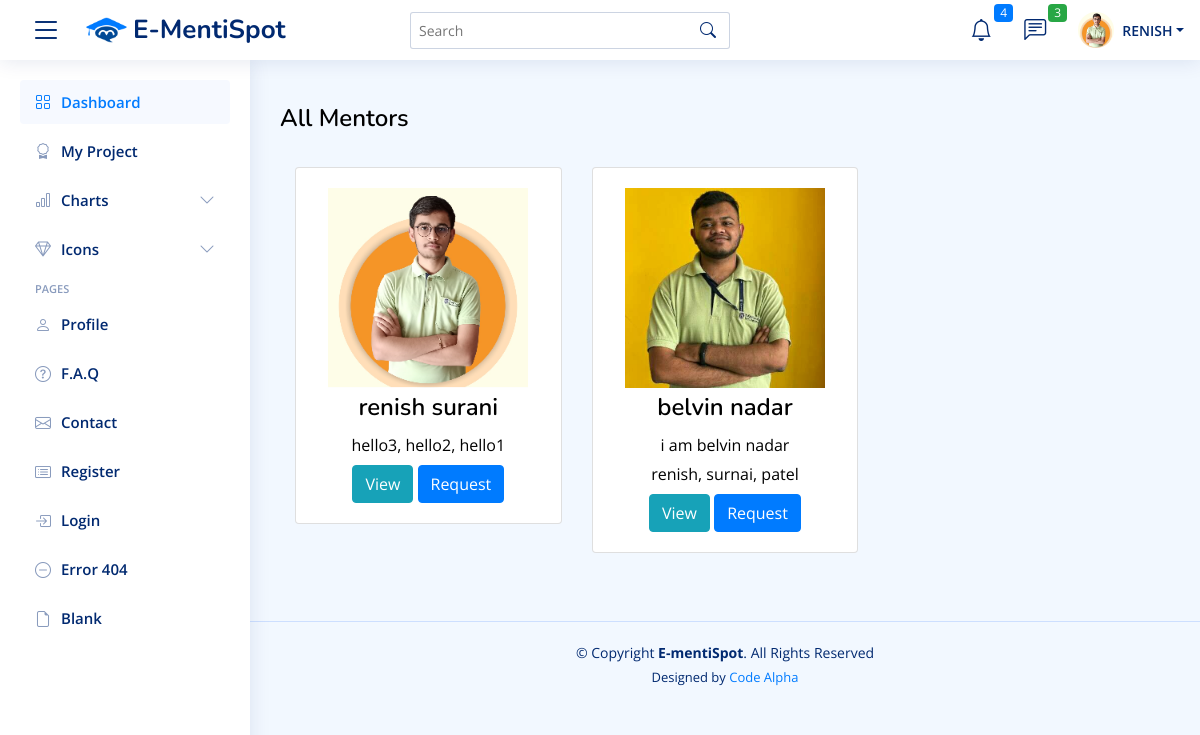
The page /view_mentor.php (signed in) on the database its author committed.
### tables this page shows
CREATE TABLE IF NOT EXISTS `register` (
  `id` int(11) NOT NULL AUTO_INCREMENT,
  `first_name` varchar(255) NOT NULL,
  `last_name` varchar(255) NOT NULL,
  `email` varchar(255) NOT NULL,
  `password` varchar(255) NOT NULL,
  `post` varchar(50) DEFAULT 'none',
  `about` varchar(1000) DEFAULT NULL,
  `twitter_link` varchar(100) NOT NULL DEFAULT '#',
  `facebook_link` varchar(100) NOT NULL DEFAULT '#',
  `instagram_link` varchar(100) DEFAULT '#',
  `linkedin_link` varchar(100) NOT NULL DEFAULT '#',
  `university_id` int(11) NOT NULL DEFAULT 0,
  `p_no` varchar(15) DEFAULT NULL,
  `a_line1` varchar(100) DEFAULT NULL,
  `a_line2` varchar(100) DEFAULT NULL,
  `a_city` varchar(100) DEFAULT NULL,
  `a_pin` varchar(100) DEFAULT NULL,
  `a_district` varchar(100) DEFAULT NULL,
  `a_state` varchar(100) DEFAULT NULL,
  `profile_img` varchar(100) DEFAULT NULL,
  PRIMARY KEY (`id`),
  UNIQUE KEY `email` (`email`)
);

### view_mentor.php (the view, shortened to what this page needs)
<?php session_start();
include('./setting/dbconnection.php');
$id = $_SESSION['user_id'];
$sql1 = "SELECT * FROM register WHERE id = $id";
$result1 = $conn->query($sql1);
$row = $result1->fetch_assoc();
$m_sql = "SELECT * FROM register WHERE post = 'Mentor'";
$m_result = $conn->query($m_sql);
?>
<!DOCTYPE html>
<html lang="en">
<head>
    <?php
    include("./include/head.php");
    ?>
</head>
<body>
    <?php
    include("./include/header.php");
    ?>
    <?php
    include("./include/sidebar.php");
    ?>
    <main id="main" class="main">
        <div class="pagetitle">
            <h1>All Mentors</h1>
        </div>
        <section id="team" class="pb-5">
            <div class="container">
                <div class="row">
                    <?php
                    while ($m_row = $m_result->fetch_assoc()) {
                    ?>
                        <div class="col-xs-12 col-sm-6 col-md-4 mt-4">
                            <div class="image-flip">
                                <div class="mainflip flip-0">
                                    <div class="frontside">
                                        <div class="card">
                                            <div class="card-body text-center">
                                                <p><img class="img-fluid" src="<?php if ($m_row['profile_img'] == NULL) {
                                                                                    echo "./assets/img/default-profile-pic.jpg";
                                                                                } else {
                                                                                    echo "assets/profile_pic/" . $m_row['profile_img'];
                                                                                } ?>" style="height: 200px; width: 200;" alt="card image"></p>
                                                <h4 class="card-title"><?php echo $m_row['first_name'] . ' ' . $m_row['last_name']; ?></h4>
                                                <?php
                                                $u_id = $m_row['id'];
                                                $skills = "SELECT * FROM skills WHERE user_id = $u_id";
                                                $result = $conn->query($skills);
                                                $skill_list = '';
                                                while ($row1 = $result->fetch_assoc()) {
                                                    $skill_list = $skill_list . ', ' . $row1['skill'];
                                                }
                                                $skill_list = substr($skill_list, 1, strlen($skill_list));
                                                ?>
                                                <p class="card-text"><?php echo $m_row['about']; ?></p>
                                                <p class="card-text mb-2"><?php echo $skill_list; ?></p>
                                                <button type='button' class='btn btn-info' name='doInsert'>View</button>
                                                <a href="./php/controll.php?pi=<?php echo $_GET['pi'].'&'.'mi='.$m_row['id']?>"><button type='submit' class='btn btn-primary' name='request_mentor'>Request</button></a>
                                            </div>
                                        </div>
                                    </div>
                                </div>
                            </div>
                        </div>
                    <?php
                    }
                    ?>
                </div>
            </div>
        </section>
    </main>
    <?php
    include("./include/footer.php");
    ?>
</body>
</html>

### include/head.php (shortened to what this page needs)
<link href="assets/vendor/bootstrap/css/bootstrap.min.css" rel="stylesheet">
<link href="assets/vendor/bootstrap-icons/bootstrap-icons.css" rel="stylesheet">
<link href="https://cdnjs.cloudflare.com/ajax/libs/twitter-bootstrap/4.3.1/css/bootstrap.min.css" rel="stylesheet">
<link rel="stylesheet" href="https://stackpath.bootstrapcdn.com/font-awesome/4.7.0/css/font-awesome.min.css">
<link href="assets/css/style.css" rel="stylesheet">
=<link rel="stylesheet" href="https://cdnjs.cloudflare.com/ajax/libs/croppie/2.6.5/croppie.css" />
<link rel="stylesheet" href="https://cdnjs.cloudflare.com/ajax/libs/font-awesome/4.7.0/css/font-awesome.min.css">

### include/header.php (shortened to what this page needs)
<header id="header" class="header fixed-top d-flex align-items-center">
    <div class="d-flex align-items-center justify-content-between">
        <i class="bi bi-list toggle-sidebar-btn"></i>
        <a href="index.html" class="m-4 logo d-flex align-items-center">
            <img src="assets/img/logo.png" alt="">
            <span class="d-none d-lg-block">E-MentiSpot</span>
        </a>
    </div>
    <div class="search-bar">
        <form class="search-form d-flex align-items-center" method="POST" action="#">
            <input type="text" name="query" placeholder="Search" title="Enter search keyword">
            <button type="submit" title="Search"><i class="bi bi-search"></i></button>
        </form>
    </div>
    <nav class="header-nav ms-auto">
        <ul class="d-flex align-items-center">
            <li class="nav-item dropdown">
                <a class="nav-link nav-icon" href="#" data-bs-toggle="dropdown">
                    <i class="bi bi-bell"></i>
                    <span class="badge bg-primary badge-number">4</span>
                </a>
            </li>
            <li class="nav-item dropdown">
                <a class="nav-link nav-icon" href="#" data-bs-toggle="dropdown">
                    <i class="bi bi-chat-left-text"></i>
                    <span class="badge bg-success badge-number">3</span>
                </a>
            </li>
            <li class="nav-item dropdown pe-3">
                <a class="nav-link nav-profile d-flex align-items-center pe-0" href="#" data-bs-toggle="dropdown">
                    <img src="<?php if ($row['profile_img'] != NULL) {
                                    echo "assets/profile_pic/" . $row['profile_img'];
                                } else {
                                    echo 'assets/img/default-profile-pic.jpg';
                                } ?>" alt="Profile" class="rounded-circle">
                    <span class="d-none d-md-block dropdown-toggle ps-2"><?php echo strtoupper($row['first_name']); ?></span>
                </a>
            </li>
        </ul>
    </nav>
</header>

### include/sidebar.php (shortened to what this page needs)
<aside id="sidebar" class="sidebar">
    <ul class="sidebar-nav" id="sidebar-nav">
        <li class="nav-item">
            <a class="nav-link " href="./dashboard.php">
                <i class="bi bi-grid"></i>
                <span>Dashboard</span>
            </a>
        </li>
        <?php
        if ($row['post'] == "Mentor") {
        ?>
            <li class="nav-item">
                <a class="nav-link collapsed" href="./mentor_projets.php">
                    <i class="bi bi-award"></i>
                    <span>My Project</span>
                </a>
            </li>
        <?php
        } ?>
        <li class="nav-item">
            <a class="nav-link collapsed" data-bs-target="#charts-nav" data-bs-toggle="collapse" href="#">
                <i class="bi bi-bar-chart"></i><span>Charts</span><i class="bi bi-chevron-down ms-auto"></i>
            </a>
        </li>
        <li class="nav-item">
            <a class="nav-link collapsed" data-bs-target="#icons-nav" data-bs-toggle="collapse" href="#">
                <i class="bi bi-gem"></i><span>Icons</span><i class="bi bi-chevron-down ms-auto"></i>
            </a>
        </li>
        <li class="nav-heading">Pages</li>
        <li class="nav-item">
            <a class="nav-link collapsed" href="users-profile.php">
                <i class="bi bi-person"></i>
                <span>Profile</span>
            </a>
        </li>
        <li class="nav-item">
            <a class="nav-link collapsed" href="pages-faq.html">
                <i class="bi bi-question-circle"></i>
                <span>F.A.Q</span>
            </a>
        </li>
        <li class="nav-item">
            <a class="nav-link collapsed" href="pages-contact.html">
                <i class="bi bi-envelope"></i>
                <span>Contact</span>
            </a>
        </li>
        <li class="nav-item">
            <a class="nav-link collapsed" href="pages-register.html">
                <i class="bi bi-card-list"></i>
                <span>Register</span>
            </a>
        </li>
        <li class="nav-item">
            <a class="nav-link collapsed" href="./php/logout.php">
                <i class="bi bi-box-arrow-in-right"></i>
                <span>Login</span>
            </a>
        </li>
        <li class="nav-item">
            <a class="nav-link collapsed" href="pages-error-404.html">
                <i class="bi bi-dash-circle"></i>
                <span>Error 404</span>
            </a>
        </li>
        <li class="nav-item">
            <a class="nav-link collapsed" href="pages-blank.html">
                <i class="bi bi-file-earmark"></i>
                <span>Blank</span>
            </a>
        </li>
    </ul>
</aside>

### include/footer.php
<footer id="footer" class="footer">
    <div class="copyright">
        &copy; Copyright <strong><span>E-mentiSpot</span></strong>. All Rights Reserved
    </div>
    <div class="credits">
        Designed by <a href="#">Code Alpha</a>
    </div>
</footer>

### assets/css/style.css (style rules this page uses)
:root { scroll-behavior: smooth; --primary: #007bff; --secondary: #92c7ff; --background: rgb(0, 123, 255,0.05); --black: black; --white: white; }
body { font-family: "Open Sans", sans-serif; background: var(--background); color: var(--black); }
a { color: var(--primary); text-decoration: none; }
h1, h2, h3, h4, h5, h6 { font-family: "Nunito", sans-serif; }
.card h4 { font-weight: 600; }
#main { margin-top: 60px; padding: 20px 30px; transition: all 0.3s; }
.pagetitle { margin-bottom: 10px; }
.pagetitle h1 { font-size: 24px; margin-bottom: 0; font-weight: 600; color: var(--black); }
.logo { line-height: 1; }
@media (min-width: 1200px) { .logo { width: 280px; } }
.logo img { max-height: 26px; margin-right: 6px; }
.logo span { font-size: 26px; font-weight: 700; color: #012970; font-family: "Nunito", sans-serif; }
.header { transition: all 0.5s; z-index: 997; height: 60px; box-shadow: 0px 2px 20px rgba(1, 41, 112, 0.1); background-color: #fff; padding-left: 20px; }
.header .toggle-sidebar-btn { font-size: 32px; padding-left: 10px; cursor: pointer; color: #012970; }
.header .search-bar { min-width: 360px; padding: 0 20px; }
.header .search-form { width: 100%; }
.header .search-form input { border: 0; font-size: 14px; color: #012970; border: 1px solid rgba(1, 41, 112, 0.2); padding: 7px 38px 7px 8px; border-radius: 3px; transition: 0.3s; width: 100%; }
.header .search-form button { border: 0; padding: 0; margin-left: -30px; background: none; }
.header .search-form button i { color: #012970; }
.header-nav ul { list-style: none; }
.header-nav>ul { margin: 0; padding: 0; }
.header-nav .nav-icon { font-size: 22px; color: #012970; position: relative; }
.header-nav .nav-profile { color: #012970; }
.header-nav .nav-profile img { max-height: 36px; }
.header-nav .nav-profile span { font-size: 14px; font-weight: 600; }
.header-nav .badge-number { position: absolute; inset: -2px -5px auto auto; font-weight: normal; font-size: 12px; padding: 3px 6px; }
.sidebar { position: fixed; top: 60px; left: 0; bottom: 0; width: 250px; z-index: 996; transition: all 0.3s; padding: 20px; overflow-y: auto; scrollbar-width: thin; scrollbar-color: #aab7cf transparent; box-shadow: 0px 0px 20px rgba(1, 41, 112, 0.1); background-color: #fff; }
@media (min-width: 1200px) { #main, #footer { margin-left: 250px; } }
.sidebar-nav { padding: 0; margin: 0; list-style: none; }
.sidebar-nav li { padding: 0; margin: 0; list-style: none; }
.sidebar-nav .nav-item { margin-bottom: 5px; }
.sidebar-nav .nav-heading { font-size: 11px; text-transform: uppercase; color: #899bbd; font-weight: 600; margin: 10px 0 5px 15px; }
.sidebar-nav .nav-link { display: flex; align-items: center; font-size: 15px; font-weight: 600; color: var(--primary); transition: 0.3; background: #f6f9ff; padding: 10px 15px; border-radius: 4px; }
.sidebar-nav .nav-link i { font-size: 16px; margin-right: 10px; color: var(--primary); }
.sidebar-nav .nav-link.collapsed { color: #012970; background: #fff; }
.sidebar-nav .nav-link.collapsed i { color: #899bbd; }
.sidebar-nav .nav-link .bi-chevron-down { margin-right: 0; transition: transform 0.2s ease-in-out; }
.footer { padding: 20px 0; font-size: 14px; transition: all 0.3s; border-top: 1px solid #cddfff; }
.footer .copyright { text-align: center; color: #012970; }
.footer .credits { padding-top: 5px; text-align: center; font-size: 13px; color: #012970; }

### view_mentor.php (style rules this page uses)
p { margin-bottom: 0.3rem; }

### rows shown on the page
register: profile_img (picture), first_name "RENISH", first_name "renish", last_name "surani", skill_list "hello3, hello2, hello1"
register: profile_img (picture), first_name "belvin", last_name "nadar", about "i am belvin nadar", skill_list "renish, surnai, patel"
